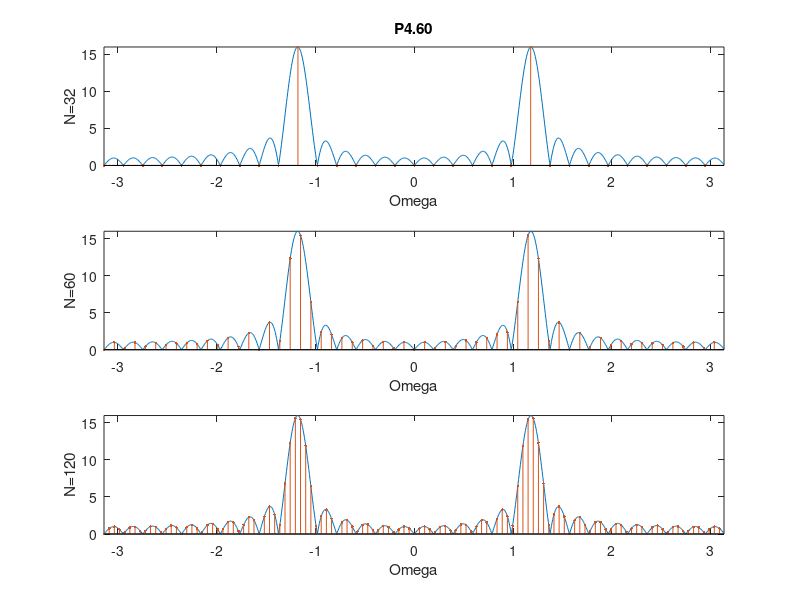

Reproduce this figure in MATLAB.
%% PROBLEM 4.60 : 
 %% ============== 

 %% To compute the DTFS, we only need N-point FFT. For DTFT, we use 
 %% densely-sampled FFT, let's choose 1000 samples (zero padding). 
 %% N|X[k]| = fft(X,N), the scaling by N is inherent when using fft 
 %% to compute DTFS. 

 x=cos(3*pi*[0:31]/8); 
 Wdtft=[-pi:pi/500:pi-pi/500]; 
 X=fftshift(fft(x,1000)); 


 %% N=32 : 
 %% ====== 
 N=32; 
 Wdtfs=[-pi:2*pi/N:pi-2*pi/N]; 
 X1=fftshift(fft(x,N)); 

 figure(1),clf 
 subplot(3,1,1) 
 plot(Wdtft,abs(X)),hold on,stem(Wdtfs,abs(X1),'.') 
 xlabel('Omega'),ylabel('N=32'),axis tight 
 title('P4.60') 

 %% N=60 : 
 %% ====== 
 N=60; 
 Wdtfs=[-pi:2*pi/N:pi-2*pi/N]; 
 X2=fftshift(fft(x,N)); 

 subplot(3,1,2) 
 plot(Wdtft,abs(X)),hold on,stem(Wdtfs,abs(X2),'.') 
 xlabel('Omega'),ylabel('N=60'),axis tight 


 %% N=120 : 
 %% ======= 
 N=120; 
 Wdtfs=[-pi:2*pi/N:pi-2*pi/N]; 
 X3=fftshift(fft(x,N)); 

 subplot(3,1,3) 
 plot(Wdtft,abs(X)),hold on,stem(Wdtfs,abs(X3),'.') 
 xlabel('Omega'),ylabel('N=120'),axis tight 


 print P4_60_1.eps 